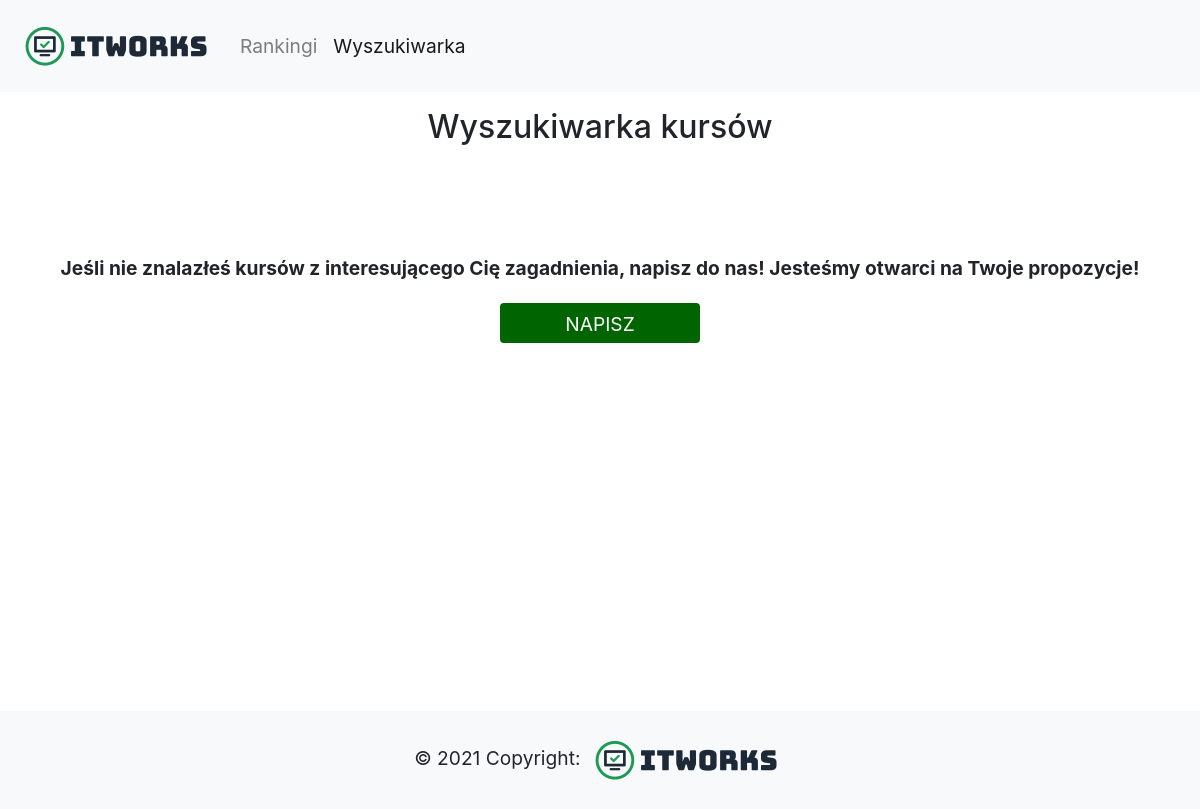
The page /search-java on the database as committed earlier.
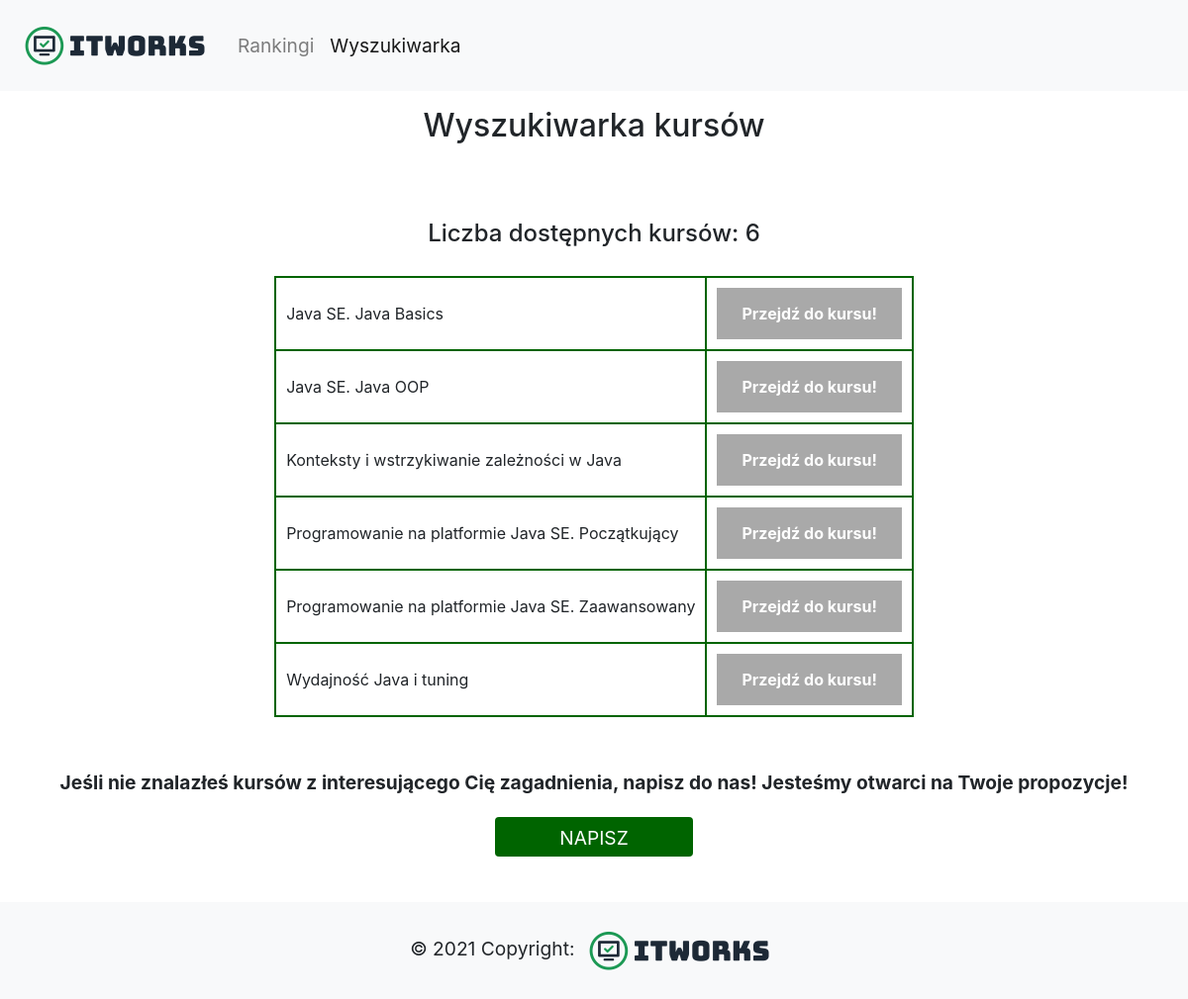
The same page on the database as committed later.
### tables this page shows
CREATE TABLE courses (course_title TEXT, course_url TEXT);

### app.py (the view)
@app.route('/search-java', methods=['GET','POST'])
def search_java():
    try:
        conn = sqlite3.connect('courses.db')
        conn.row_factory = sqlite3.Row
        cur = conn.cursor()
        query = "SELECT * from courses WHERE course_title LIKE '% java %' ORDER BY course_title"
        cur.execute(query)
        conn.commit()
        rows = cur.fetchall()
        rows_number = len(rows)
        if rows:
            flash("Liczba dostępnych kursów: " + str(len(rows)))
        conn.close()
        return render_template('categories_search_results.html', rows=rows)
    except OperationalError:
            flash("Wystąpił błąd podczas próby połączenia się z bazą")

### templates/categories_search_results.html (shortened to what this page needs)
<!DOCTYPE html>
<html lang="en">
<head>
    <link rel="stylesheet" href="https://maxcdn.bootstrapcdn.com/bootstrap/4.5.2/css/bootstrap.min.css">
</head>
<body>
    <div id="page-container">
        <nav class="navbar navbar-expand-lg navbar-light bg-light">
            <a class="navbar-brand" href="/">
                <img src="{{url_for('static', filename='logo2.png')}}" alt="">
            </a>
            <div class="collapse navbar-collapse" id="navbarNav" style="font-size: larger;">
                <ul class="navbar-nav">
                    <li class="nav-item ">
                        <a class="nav-link" href="/">Rankingi</a>
                    </li>
                    <li class="nav-item active">
                        <a class="nav-link" href="/browser">Wyszukiwarka</a>
                    </li>
                </ul>
            </div>
        </nav>
        <div id="content-wrap">
            <div class="container h-100">
                <div class="row h-100 justify-content-center align-items-center">
                    <div class="d-flex justify-content-center mt-3 mb-3">
                        <h2>Wyszukiwarka kursów</h2>
                    </div>
                </div>
            </div>
            <div class="container-fluid p-3 my-3">
                {% for message in get_flashed_messages() %}
                <div class="d-flex justify-content-center" style="font-size: larger; font-weight: bold; padding: 20px;"><h4>{{ message }}</h4></div>
                {% endfor %}
                <table style="margin-left: auto; margin-right: auto;">
                    {% for row in rows %}
                    <tr>
                        <td>{{row["course_title"]}}</td>
                        <td><a href='{{row["course_url"]}}' class="courseLink" target="_blank">Przejdź do kursu!</a></td>
                    </tr>
                    {% endfor %}
                </table>
            </div>
            <div class="d-flex justify-content-center" style="font-size: larger; font-weight: bold; padding: 20px;">
                Jeśli nie znalazłeś kursów z interesującego Cię zagadnienia, napisz do nas! Jesteśmy otwarci na Twoje propozycje!
            </div>
            <div class="d-flex justify-content-center">
                <button type="submit" class="btn" style="background-color: darkgreen; color: white; font-size: larger; width: 200px; height: 40px;"
                    onclick="location.href='mailto:itworks.website@gmail.com';">NAPISZ</button>
            </div>
            <br>
            <footer class="bg-light text-center text-lg-start" style="left: 0; bottom: 0; width: 100%;" id="footer">
                <div class="text-center p-3 bg-light" style=" font-size: larger;">
                    © 2021 Copyright: <img src="{{url_for('static', filename='logo2.png')}}" alt="">
                </div>
            </footer>
        </div>
    </div>
</body>
</html>

### templates/categories_search_results.html (style rules this page uses)
#page-container { position: relative; min-height: 89vh; }
#content-wrap { padding-bottom: 1.5rem; }
#footer { position: absolute; width: 100%; height: 1.5px; }
button { background-color: white; }
table, td { border: 2px solid darkgreen; padding: 10px; }
a:link.courseLink, a:visited.courseLink { background-color: darkgray; color: white; font-weight: bold; padding: 14px 25px; text-align: center; text-decoration: none; display: inline-block; }

Rows that differ between the two databases and show on the page:
added courses: course_title "Java SE. Java Basics"
added courses: course_title "Java SE. Java OOP"
added courses: course_title "Konteksty i wstrzykiwanie zależności w Java"
added courses: course_title "Programowanie na platformie Java SE. Początkujący"
added courses: course_title "Programowanie na platformie Java SE. Zaawansowany"
added courses: course_title "Wydajność Java i tuning"
Other text that changed with them:
new list line: "Liczba dostępnych kursów: 6"
